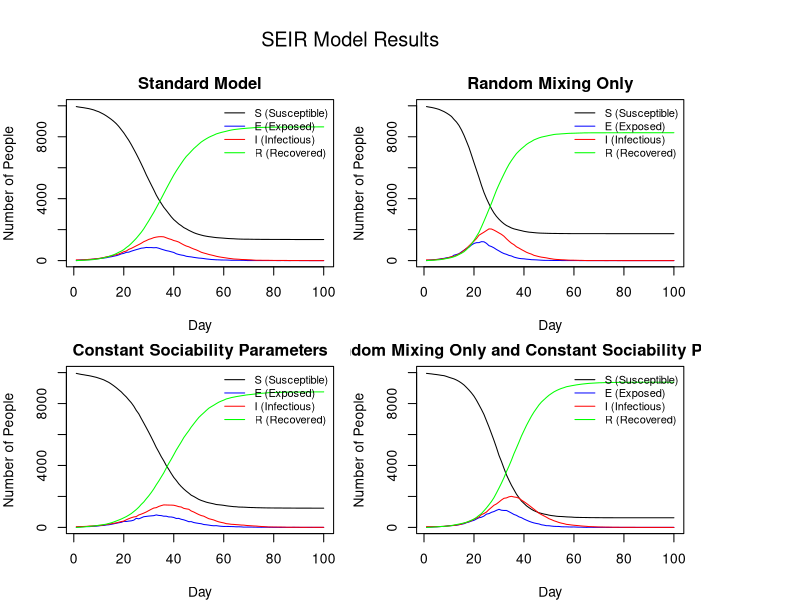

Write R code to recreate this figure.
###########################################################
# File:    Submission.R
# Authors: Colin McDonagh (s2213748), Matthew Poole (s2892092)
# , James Horn (s2304075)
# Date:    2025-10-15
###########################################################
#
### About
#
# This document contains an implementation of an SEIR model as 
# described in the Extended Statistical Programming module.
#
#
### Contributions:
#
# All members attended the majority of workshops and communicated remotely about progress made outside of
# class time.
#
# Colin McDonagh (%)  
#                      
#                     
#                      
#                      
#
# Matthew Poole  (%)  
#                      
#                      
#                      
#                       
#
# James Horn     (%)  
#                     
#                     
#

get.net = function(beta, h, n_c=15) {
  #' Creates a list of vectors, with each vector at position i containing the indices of people that person i is connected with socially.
  #' This is done by looping through each person, calculating their network based on the probability they are connected to someone else, 
  #' and then recording these values at position i of the list, and then recording the value i at each index of the list of the person
  #' in the social network.
  #' @param beta A list of uniform random deviates
  #' @param h a vector describing who shares houses
  #' @param n_c a value dictating the average number of connections per person.
  #' 
  #' @return a list of vectors, with the vector at position i being the social network of person i.
  
  # Define the number of people to consider
  n <- length(h)
  
  # Create a list of vectors for who shares a house with who, as people sharing houses cannot be in the same social network.
  house_network <- lapply(h, function(x) which(x == h))
  
  # Generate an empty list to populate with connections
  social_network <- vector("list",n)
  
  # loop through each person in the network
  for (i in 1:(n-1)) {
    # Create probabilities that person i is connected with each other person. 
    # Only consider person i and onwards as these values will be symmetric.
    network_probs <- c(rep(0,i), (beta[i]*n_c*beta[(i+1):n])/(mean(beta)^2*(n-1))) 
    
    # Create probabilities to compare the network probs with.
    # The first i values are 1 as the first (i-1) have already been assigned networks, and person i cannot be in a network with themself. 
    probs <- c(rep(1,i), runif(n-i))
    
    # Assign the indices of people sharing a network to a vector, and exclude anyone who lives with them
    social_indices <- which(network_probs > probs)[-house_network[[i]]]
    
    # append the indices of people in person i's network to the list
    social_network[[i]] <- c(social_network[[i]], social_indices)
    
    # append person i to the network of each person in person i's network
    social_network[social_indices] <- lapply(social_network[social_indices], function(x) c(x, i))
  }
  
  return(social_network)
}


nseir <- function(beta,h,alink,alpha=c(.1,.01,.01),delta=.2,gamma=.4,nc=15, nt = 100,pinf = .005) {
  #' This function implements and simulates the SEIR model described in the introduction to this document for a given set of parameter
  #' values. It calculates the amount of people that are in the susceptible, exposed, infected, and recovered classes each day based 
  #' on households, a personal social network, and a random interaction network (where households and the personal networks are disjoint). 
  #' @param beta A list of uniform random deviates
  #' @param h A vector indexing who shares houses
  #' @param alink A list of vectors, with the vector at position i being the social network of person i.
  #' @param alpha A vector of parameters for alpha_h, alpha_c, and alpha_r (as described above) respectively.
  #' @param delta The probability that an infected individual transfers from the infected class to the recovered class each day.
  #' @param gamma The probability that an exposed individual transfers from the exposed class to the infected class each day.
  #' @param n_c A value of the average number of personal connections per person.
  #' @param nt The number of days to simulate the model over.
  #' @param pinf The proportion of the population infected at the start of the simulation.
  #' 
  #' @return A list of vectors, where these vectors contain the number of people in the susceptible class, exposed class, infected class, 
  #' recovered class, and the day these correspond to respectively.
  
  # Sets the number of people in the model
  n <- length(h)
  
  # Initialise the vectors we will return from this function
  S <- E <- I <- R <- t_vec <- rep(0,nt)
  
  # Creates a vector to contain the class of each individual each day
  x <- rep(0, n)
  
  # Randomly samples the initial infected people from our population
  x[sample(1:n, round(n * pinf))] <- 2
  
  # Find the initial number of susceptible and infected people
  S[1] <- sum(x==0); I[1] <- sum(x==2)
  
  # Calculates a constant used inside a loop once for efficiency
  k <- (alpha[3]*nc*beta) / (mean(beta)^2*(n-1))
  
  # is it necessary to do this with k or is it worth for performance?
  
  # Iterate the following over each day in the simulation
  for (t in 2:nt){
    
    # Initialise the vector to store people infected each day
    any_inf_vec <- rep(0,n)
    
    # Iterate over each infected person to find out which susceptible people are infected by at least one infected person
    for (i in which(x==2)){

      # Create a new vector where the jth entry will be the probability that person i infects person j by household or by the personal network
      personal_con <- rep(0,n)
      
      # If person j is in the household network of person i, set the jth value in personal_con to alpha_h
      personal_con[which(h==h[i])] <- alpha[1]
      # If person j is in the household network of person i, set the jth value in personal_con to alpha_c
      personal_con[alink[[i]]] <- alpha[2]
      
      # Find the probabilities of person i infecting each other person in the random network.
      rnet_con <- k * beta[i]
      
      # Find which people are conncected to person i by household or personal network
      con_ii <- which(personal_con != 0)
      
      # Make a vector of uniform random deviates where only indices that correspond to contacts are sampled
      unif1 <- rep(1,n)
      unif1[con_ii] <- runif(length(con_ii))
      
      # Simulate the probability that each person was infected by person i by household or personal network
      inf_vec1 <- personal_con >= unif1
      # Simulate the probability that each person was infected by person i by random network
      inf_vec2 <- rnet_con >= runif(n)
      
      # Stores whether each person was infected by any infected person in the model on day t
      any_inf_vec <- inf_vec1 | inf_vec2 | any_inf_vec
    }
    
    # Create uniform random deviates
    u <- runif(n)
    
    # Infected people transition to recovered with class probability delta            
    x[x==2&u<delta] <- 3 
    # Exposed people transition to infected class with probability gamma
    x[x==1&u<gamma] <- 2  
    
    # (Only) Susceptible people transition to exposed class as calculated above
    x[x==0&(1*any_inf_vec)==1] <- 1
    
    # Sum the total people in each class and increment the day
    S[t] <- sum(x==0); E[t] <- sum(x==1)
    I[t] <- sum(x==2); R[t] <- sum(x==3)
    t_vec[t] <- t
  }  
  
  # Return the list of susceptible, exposed, infected, and recovered people on each day and the vector of day indices
  return(list(S=S,E=E,I=I,R=R,t=t_vec))
}

plot_seir = function(seir_results_list, title = 'SEIR Model Results') {

    #' Plots a list of SEIR model results in a 2x2 grid layout, showing the
    #' evolution of SEIR (Susceptible, Exposed, Infectious, Recovered) 
    #' compartments for one or more simulation results. Each element of
    #' `seir_results_list` should be a list containing vectors `S`, `E`,
    #' `I`, and `R` representing daily counts of individuals in each state.
    #' 
    #' @param seir_results_list A list of all model results
    #' @param title optional title for overall window

    # Generate the grid layout with margin outside layout for legend
    par(mfrow = c(2, 2), mar = c(4, 4, 2, 1), oma = c(0, 0, 4, 6))

    # Create subplot titles
    plot_titles <- c(
      'Standard Model'
      ,'Random Mixing Only'
      ,'Constant Sociability Parameters'
      ,'Random Mixing Only and Constant Sociability Parameters'
    )

    for (i in seq_along(seir_results_list)) {
        
        # Obtain results timeframe in days
        seir_results <- seir_results_list[[i]]
        n_days <- length(seir_results$S)
        days <- 1:n_days

        # Generate line graphs for each class member of the population per day
        plot(
            days
            , seir_results$S
            , type = "l"
            , col = "black"
            , ylim = c(0, n)
            , xlab = "Day"
            , ylab = "Number of People"
            , main = plot_titles[i]
        )
        lines(days, seir_results$E, col = "blue")
        lines(days, seir_results$I, col = "red")
        lines(days, seir_results$R, col = "green")

        legend("topright",
              inset = c(0, 0),
              legend = c("S (Susceptible)", "E (Exposed)", "I (Infectious)", "R (Recovered)"),
              col = c("black", "blue", "red", "green"),
              lty = 1,
              xpd = NA,
              bty = "n",
              cex = 0.8
          )
    }

    # End layout plotting
    par(xpd = NA)

    # Add a title for the overall window
    mtext(title, outer = TRUE, line = 1, cex = 1.2)
}

system.time({
# Run models
# Specify the number of people in the simulation and the maximum number of people in a given household
n = 10000; hmax = 5

# Simulate beta values as standard uniform random deviates
beta <- runif(n)

# Simulate a vector of household contacts
h1 <- rep(rep(1:n, sample(1:hmax,n, replace=TRUE)), length.out=n)

# Simulate personal network information
alink <- get.net(runif(n), h1, 15)


# Create a list of models (using nseir) to compare
results_list <- list(

    # Standard model with personal, household, and random mixing
    nseir(beta, h1, alink)

    # Run model with random mixing only
    ,nseir(beta, h1, alink, alpha=c(0, 0, 0.04))
    
    # Run model with constant sociability parameters for each person
    ,nseir(beta=rep(mean(beta),n), h1, alink)
    
    # Run model with constant sociability parameters for each person and only consider random mixing
    ,nseir(beta=rep(mean(beta),n), h1, alink, alpha=c(0, 0, 0.04))

)
plot_seir(results_list)

})

# Standard Model
# -------------------------------------------------------------------------

# This represents a typical SEIR model with household and personal 
# networks. Day 0-10 a small number of infections initially appear. Between
# days 30-40 the number of infected people reaches its peak as many susceptible
# people are already infected/immune. As a result, between day 50-70 
# new infections decrease rapidly and finally the epidemic stablises around day 
# 80-100 as almost all people have recovered.


# Random mixing only
# -------------------------------------------------------------------------

# We see a similar trend compared with the standard model
# in terms of changes in SEIR numbers, however the number of exposed 
# people peaks sooner and larger at around day 20.

# Infected individuals mostly contact people they already know
# within household/personal networks, meaning once their household 
# or close network becomes infected, they run out of new susceptibles
# before the infection reaches the rest of the population.

# However without personal and household networks, the population 
# mixes homogenously with less specific population interaction
# ,causing the E and I curves to rise and peak earlier. It appears
# that the rate of recovery is also larger, however this is due to larger
# numbers of infected people per day, the rate of recovery remains constant
# in both this model and the standard.
# 
